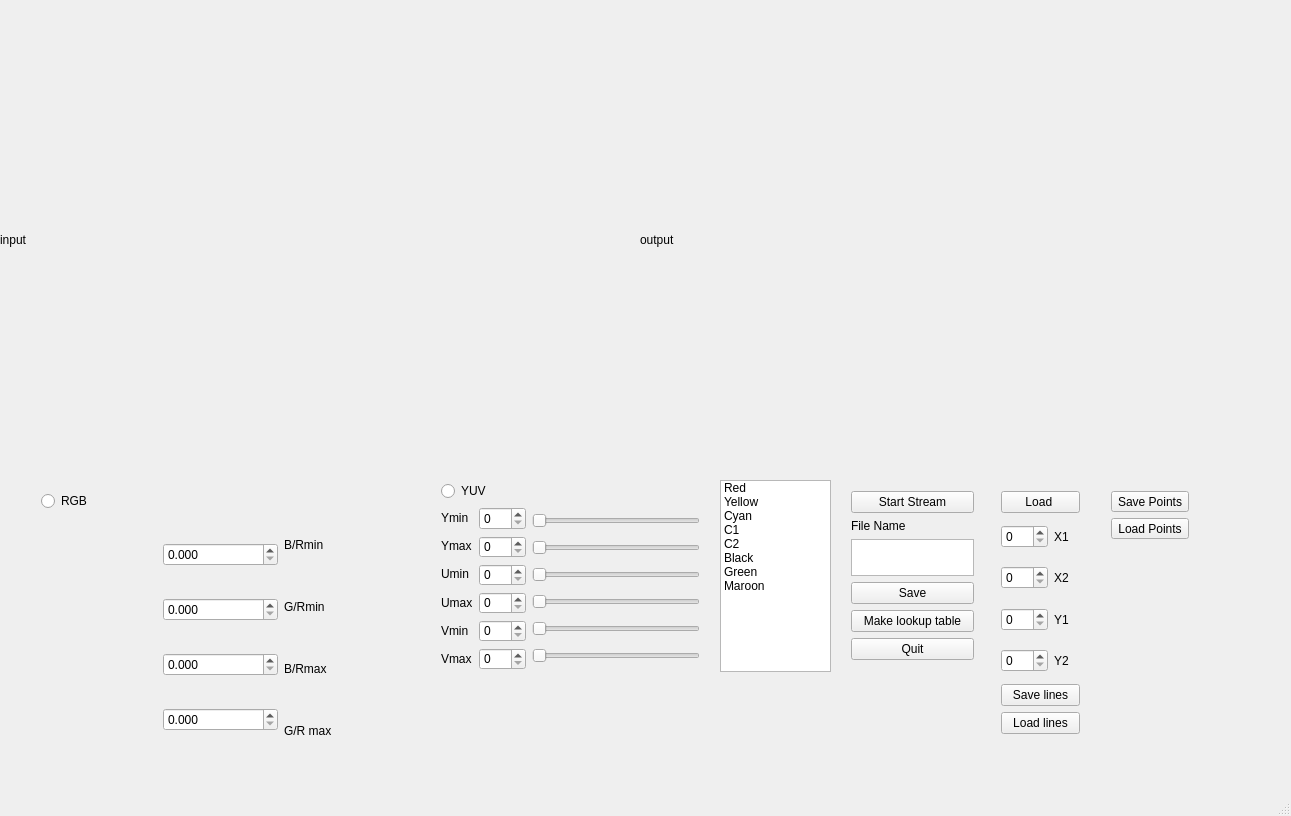
<?xml version="1.0" encoding="UTF-8"?>
<ui version="4.0">
 <class>MainWindow</class>
 <widget class="QMainWindow" name="MainWindow">
  <property name="geometry">
   <rect>
    <x>0</x>
    <y>0</y>
    <width>1291</width>
    <height>816</height>
   </rect>
  </property>
  <property name="windowTitle">
   <string>MainWindow</string>
  </property>
  <widget class="QWidget" name="centralWidget">
   <widget class="QLabel" name="mylabel1">
    <property name="geometry">
     <rect>
      <x>0</x>
      <y>0</y>
      <width>640</width>
      <height>480</height>
     </rect>
    </property>
    <property name="text">
     <string>input</string>
    </property>
   </widget>
   <widget class="QLabel" name="mylabel2">
    <property name="geometry">
     <rect>
      <x>640</x>
      <y>0</y>
      <width>640</width>
      <height>480</height>
     </rect>
    </property>
    <property name="text">
     <string>output</string>
    </property>
   </widget>
   <widget class="QListWidget" name="listWidget">
    <property name="geometry">
     <rect>
      <x>720</x>
      <y>480</y>
      <width>111</width>
      <height>192</height>
     </rect>
    </property>
    <item>
     <property name="text">
      <string>Red</string>
     </property>
    </item>
    <item>
     <property name="text">
      <string>Yellow</string>
     </property>
    </item>
    <item>
     <property name="text">
      <string>Cyan</string>
     </property>
    </item>
    <item>
     <property name="text">
      <string>C1</string>
     </property>
    </item>
    <item>
     <property name="text">
      <string>C2</string>
     </property>
    </item>
    <item>
     <property name="text">
      <string>Black</string>
     </property>
    </item>
    <item>
     <property name="text">
      <string>Green</string>
     </property>
    </item>
    <item>
     <property name="text">
      <string>Maroon</string>
     </property>
    </item>
   </widget>
   <widget class="QWidget" name="layoutWidget">
    <property name="geometry">
     <rect>
      <x>840</x>
      <y>480</y>
      <width>145</width>
      <height>191</height>
     </rect>
    </property>
    <layout class="QVBoxLayout" name="verticalLayout_9">
     <item>
      <widget class="QPushButton" name="pushButton">
       <property name="text">
        <string>Start Stream</string>
       </property>
      </widget>
     </item>
     <item>
      <widget class="QLabel" name="label_11">
       <property name="text">
        <string>File Name</string>
       </property>
      </widget>
     </item>
     <item>
      <widget class="QTextEdit" name="filename">
       <property name="html">
        <string>&lt;!DOCTYPE HTML PUBLIC &quot;-//W3C//DTD HTML 4.0//EN&quot; &quot;http://www.w3.org/TR/REC-html40/strict.dtd&quot;&gt;
&lt;html&gt;&lt;head&gt;&lt;meta name=&quot;qrichtext&quot; content=&quot;1&quot; /&gt;&lt;style type=&quot;text/css&quot;&gt;
p, li { white-space: pre-wrap; }
&lt;/style&gt;&lt;/head&gt;&lt;body style=&quot; font-family:'Cantarell'; font-size:11pt; font-weight:400; font-style:normal;&quot;&gt;
&lt;p style=&quot;-qt-paragraph-type:empty; margin-top:0px; margin-bottom:0px; margin-left:0px; margin-right:0px; -qt-block-indent:0; text-indent:0px; font-family:'Ubuntu';&quot;&gt;&lt;br /&gt;&lt;/p&gt;&lt;/body&gt;&lt;/html&gt;</string>
       </property>
      </widget>
     </item>
     <item>
      <widget class="QPushButton" name="save">
       <property name="text">
        <string>Save</string>
       </property>
      </widget>
     </item>
     <item>
      <widget class="QPushButton" name="pushButton_2">
       <property name="text">
        <string>Make lookup table</string>
       </property>
      </widget>
     </item>
     <item>
      <widget class="QPushButton" name="quit">
       <property name="text">
        <string>Quit</string>
       </property>
      </widget>
     </item>
    </layout>
   </widget>
   <widget class="QWidget" name="layoutWidget">
    <property name="geometry">
     <rect>
      <x>430</x>
      <y>470</y>
      <width>281</width>
      <height>211</height>
     </rect>
    </property>
    <layout class="QVBoxLayout" name="verticalLayout_8">
     <item>
      <widget class="QRadioButton" name="YUV">
       <property name="text">
        <string>YUV</string>
       </property>
       <attribute name="buttonGroup">
        <string notr="true">buttonGroup</string>
       </attribute>
      </widget>
     </item>
     <item>
      <layout class="QHBoxLayout" name="horizontalLayout">
       <item>
        <layout class="QVBoxLayout" name="verticalLayout_3">
         <item>
          <widget class="QLabel" name="label">
           <property name="text">
            <string>Ymin</string>
           </property>
          </widget>
         </item>
         <item>
          <widget class="QLabel" name="label_2">
           <property name="text">
            <string>Ymax</string>
           </property>
          </widget>
         </item>
         <item>
          <widget class="QLabel" name="label_3">
           <property name="text">
            <string>Umin</string>
           </property>
          </widget>
         </item>
         <item>
          <widget class="QLabel" name="label_4">
           <property name="text">
            <string>Umax</string>
           </property>
          </widget>
         </item>
         <item>
          <widget class="QLabel" name="label_5">
           <property name="text">
            <string>Vmin</string>
           </property>
          </widget>
         </item>
         <item>
          <widget class="QLabel" name="label_6">
           <property name="text">
            <string>Vmax</string>
           </property>
          </widget>
         </item>
        </layout>
       </item>
       <item>
        <layout class="QVBoxLayout" name="verticalLayout_2">
         <item>
          <widget class="QSpinBox" name="ymin">
           <property name="maximum">
            <number>255</number>
           </property>
          </widget>
         </item>
         <item>
          <widget class="QSpinBox" name="ymax">
           <property name="maximum">
            <number>255</number>
           </property>
          </widget>
         </item>
         <item>
          <widget class="QSpinBox" name="umin">
           <property name="maximum">
            <number>255</number>
           </property>
          </widget>
         </item>
         <item>
          <widget class="QSpinBox" name="umax">
           <property name="maximum">
            <number>255</number>
           </property>
          </widget>
         </item>
         <item>
          <widget class="QSpinBox" name="vmin">
           <property name="maximum">
            <number>255</number>
           </property>
          </widget>
         </item>
         <item>
          <widget class="QSpinBox" name="vmax">
           <property name="maximum">
            <number>255</number>
           </property>
          </widget>
         </item>
        </layout>
       </item>
       <item>
        <layout class="QVBoxLayout" name="verticalLayout">
         <item>
          <widget class="QSlider" name="yminslider">
           <property name="maximum">
            <number>255</number>
           </property>
           <property name="orientation">
            <enum>Qt::Horizontal</enum>
           </property>
          </widget>
         </item>
         <item>
          <widget class="QSlider" name="ymaxslider">
           <property name="maximum">
            <number>255</number>
           </property>
           <property name="orientation">
            <enum>Qt::Horizontal</enum>
           </property>
          </widget>
         </item>
         <item>
          <widget class="QSlider" name="uminslider">
           <property name="maximum">
            <number>255</number>
           </property>
           <property name="orientation">
            <enum>Qt::Horizontal</enum>
           </property>
          </widget>
         </item>
         <item>
          <widget class="QSlider" name="umaxslider">
           <property name="maximum">
            <number>255</number>
           </property>
           <property name="orientation">
            <enum>Qt::Horizontal</enum>
           </property>
          </widget>
         </item>
         <item>
          <widget class="QSlider" name="vminslider">
           <property name="maximum">
            <number>255</number>
           </property>
           <property name="orientation">
            <enum>Qt::Horizontal</enum>
           </property>
          </widget>
         </item>
         <item>
          <widget class="QSlider" name="vmaxslider">
           <property name="maximum">
            <number>255</number>
           </property>
           <property name="orientation">
            <enum>Qt::Horizontal</enum>
           </property>
          </widget>
         </item>
        </layout>
       </item>
      </layout>
     </item>
    </layout>
   </widget>
   <widget class="QWidget" name="layoutWidget">
    <property name="geometry">
     <rect>
      <x>30</x>
      <y>480</y>
      <width>381</width>
      <height>290</height>
     </rect>
    </property>
    <layout class="QVBoxLayout" name="verticalLayout_7">
     <item>
      <widget class="QRadioButton" name="RGB">
       <property name="text">
        <string>RGB</string>
       </property>
       <attribute name="buttonGroup">
        <string notr="true">buttonGroup</string>
       </attribute>
      </widget>
     </item>
     <item>
      <layout class="QHBoxLayout" name="horizontalLayout_2">
       <item>
        <layout class="QVBoxLayout" name="verticalLayout_4">
         <item>
          <widget class="QwtSlider" name="grslidermin" native="true">
           <property name="mass" stdset="0">
            <double>0.000000000000000</double>
           </property>
           <property name="borderWidth" stdset="0">
            <number>2</number>
           </property>
           <property name="spacing" stdset="0">
            <number>2</number>
           </property>
          </widget>
         </item>
         <item>
          <widget class="QwtSlider" name="grslidermax" native="true"/>
         </item>
         <item>
          <widget class="QwtSlider" name="brslidermin" native="true"/>
         </item>
         <item>
          <widget class="QwtSlider" name="brslidermax" native="true"/>
         </item>
        </layout>
       </item>
       <item>
        <layout class="QVBoxLayout" name="verticalLayout_5">
         <item>
          <widget class="QDoubleSpinBox" name="grmin">
           <property name="decimals">
            <number>3</number>
           </property>
           <property name="maximum">
            <double>5.000000000000000</double>
           </property>
           <property name="singleStep">
            <double>0.001000000000000</double>
           </property>
          </widget>
         </item>
         <item>
          <widget class="QDoubleSpinBox" name="grmax">
           <property name="decimals">
            <number>3</number>
           </property>
           <property name="maximum">
            <double>5.000000000000000</double>
           </property>
           <property name="singleStep">
            <double>0.001000000000000</double>
           </property>
          </widget>
         </item>
         <item>
          <widget class="QDoubleSpinBox" name="brmin">
           <property name="decimals">
            <number>3</number>
           </property>
           <property name="maximum">
            <double>5.000000000000000</double>
           </property>
           <property name="singleStep">
            <double>0.001000000000000</double>
           </property>
          </widget>
         </item>
         <item>
          <widget class="QDoubleSpinBox" name="brmax">
           <property name="decimals">
            <number>3</number>
           </property>
           <property name="maximum">
            <double>5.000000000000000</double>
           </property>
           <property name="singleStep">
            <double>0.001000000000000</double>
           </property>
          </widget>
         </item>
        </layout>
       </item>
       <item>
        <layout class="QVBoxLayout" name="verticalLayout_6">
         <item>
          <widget class="QLabel" name="label_9">
           <property name="text">
            <string>B/Rmin</string>
           </property>
          </widget>
         </item>
         <item>
          <widget class="QLabel" name="label_7">
           <property name="text">
            <string>G/Rmin</string>
           </property>
          </widget>
         </item>
         <item>
          <widget class="QLabel" name="label_10">
           <property name="text">
            <string>B/Rmax</string>
           </property>
          </widget>
         </item>
         <item>
          <widget class="QLabel" name="label_8">
           <property name="text">
            <string>G/R max</string>
           </property>
          </widget>
         </item>
        </layout>
       </item>
      </layout>
     </item>
    </layout>
   </widget>
   <widget class="QWidget" name="layoutWidget">
    <property name="geometry">
     <rect>
      <x>990</x>
      <y>480</y>
      <width>101</width>
      <height>265</height>
     </rect>
    </property>
    <layout class="QVBoxLayout" name="verticalLayout_12">
     <item>
      <widget class="QPushButton" name="load">
       <property name="text">
        <string>Load </string>
       </property>
      </widget>
     </item>
     <item>
      <layout class="QVBoxLayout" name="verticalLayout_11">
       <item>
        <layout class="QHBoxLayout" name="horizontalLayout_3">
         <item>
          <widget class="QSpinBox" name="spinBox_x1">
           <property name="maximum">
            <number>639</number>
           </property>
          </widget>
         </item>
         <item>
          <widget class="QLabel" name="label_12">
           <property name="text">
            <string>X1</string>
           </property>
          </widget>
         </item>
        </layout>
       </item>
       <item>
        <layout class="QHBoxLayout" name="horizontalLayout_4">
         <item>
          <widget class="QSpinBox" name="spinBox_x2">
           <property name="maximum">
            <number>639</number>
           </property>
          </widget>
         </item>
         <item>
          <widget class="QLabel" name="label_13">
           <property name="text">
            <string>X2</string>
           </property>
          </widget>
         </item>
        </layout>
       </item>
       <item>
        <layout class="QHBoxLayout" name="horizontalLayout_5">
         <item>
          <widget class="QSpinBox" name="spinBox_y1">
           <property name="maximum">
            <number>479</number>
           </property>
          </widget>
         </item>
         <item>
          <widget class="QLabel" name="label_14">
           <property name="text">
            <string>Y1</string>
           </property>
          </widget>
         </item>
        </layout>
       </item>
       <item>
        <layout class="QHBoxLayout" name="horizontalLayout_6">
         <item>
          <widget class="QSpinBox" name="spinBox_y2">
           <property name="maximum">
            <number>479</number>
           </property>
          </widget>
         </item>
         <item>
          <widget class="QLabel" name="label_15">
           <property name="text">
            <string>Y2</string>
           </property>
          </widget>
         </item>
        </layout>
       </item>
       <item>
        <widget class="QPushButton" name="pushButton_3">
         <property name="text">
          <string>Save lines</string>
         </property>
        </widget>
       </item>
       <item>
        <widget class="QPushButton" name="pushButton_4">
         <property name="text">
          <string>Load lines</string>
         </property>
        </widget>
       </item>
      </layout>
     </item>
    </layout>
   </widget>
   <widget class="QWidget" name="layoutWidget">
    <property name="geometry">
     <rect>
      <x>1100</x>
      <y>480</y>
      <width>100</width>
      <height>70</height>
     </rect>
    </property>
    <layout class="QVBoxLayout" name="verticalLayout_10">
     <item>
      <widget class="QPushButton" name="pushButton_5">
       <property name="text">
        <string>Save Points</string>
       </property>
      </widget>
     </item>
     <item>
      <widget class="QPushButton" name="pushButton_6">
       <property name="text">
        <string>Load Points</string>
       </property>
      </widget>
     </item>
    </layout>
   </widget>
   <zorder>layoutWidget</zorder>
   <zorder>layoutWidget</zorder>
   <zorder>layoutWidget</zorder>
   <zorder>layoutWidget</zorder>
   <zorder>layoutWidget</zorder>
   <zorder>mylabel1</zorder>
   <zorder>mylabel2</zorder>
   <zorder>listWidget</zorder>
   <zorder>label_4</zorder>
   <zorder>label_5</zorder>
   <zorder>label_6</zorder>
   <zorder>vmin</zorder>
   <zorder>vmax</zorder>
   <zorder>vminslider</zorder>
   <zorder>vmaxslider</zorder>
   <zorder></zorder>
   <zorder></zorder>
   <zorder>label_4</zorder>
   <zorder></zorder>
   <zorder></zorder>
   <zorder>YUV</zorder>
  </widget>
  <widget class="QMenuBar" name="menuBar">
   <property name="geometry">
    <rect>
     <x>0</x>
     <y>0</y>
     <width>1291</width>
     <height>27</height>
    </rect>
   </property>
  </widget>
  <widget class="QStatusBar" name="statusBar"/>
 </widget>
 <layoutdefault spacing="6" margin="11"/>
 <customwidgets>
  <customwidget>
   <class>QwtSlider</class>
   <extends>QWidget</extends>
   <header>qwt_slider.h</header>
  </customwidget>
 </customwidgets>
 <resources/>
 <connections>
  <connection>
   <sender>yminslider</sender>
   <signal>sliderMoved(int)</signal>
   <receiver>ymin</receiver>
   <slot>setValue(int)</slot>
   <hints>
    <hint type="sourcelabel">
     <x>719</x>
     <y>466</y>
    </hint>
    <hint type="destinationlabel">
     <x>549</x>
     <y>464</y>
    </hint>
   </hints>
  </connection>
  <connection>
   <sender>ymin</sender>
   <signal>valueChanged(int)</signal>
   <receiver>yminslider</receiver>
   <slot>setValue(int)</slot>
   <hints>
    <hint type="sourcelabel">
     <x>549</x>
     <y>464</y>
    </hint>
    <hint type="destinationlabel">
     <x>719</x>
     <y>466</y>
    </hint>
   </hints>
  </connection>
  <connection>
   <sender>ymaxslider</sender>
   <signal>sliderMoved(int)</signal>
   <receiver>ymax</receiver>
   <slot>setValue(int)</slot>
   <hints>
    <hint type="sourcelabel">
     <x>719</x>
     <y>516</y>
    </hint>
    <hint type="destinationlabel">
     <x>549</x>
     <y>514</y>
    </hint>
   </hints>
  </connection>
  <connection>
   <sender>ymax</sender>
   <signal>valueChanged(int)</signal>
   <receiver>ymaxslider</receiver>
   <slot>setValue(int)</slot>
   <hints>
    <hint type="sourcelabel">
     <x>549</x>
     <y>514</y>
    </hint>
    <hint type="destinationlabel">
     <x>719</x>
     <y>516</y>
    </hint>
   </hints>
  </connection>
  <connection>
   <sender>uminslider</sender>
   <signal>sliderMoved(int)</signal>
   <receiver>umin</receiver>
   <slot>setValue(int)</slot>
   <hints>
    <hint type="sourcelabel">
     <x>719</x>
     <y>566</y>
    </hint>
    <hint type="destinationlabel">
     <x>549</x>
     <y>564</y>
    </hint>
   </hints>
  </connection>
  <connection>
   <sender>umin</sender>
   <signal>valueChanged(int)</signal>
   <receiver>uminslider</receiver>
   <slot>setValue(int)</slot>
   <hints>
    <hint type="sourcelabel">
     <x>549</x>
     <y>564</y>
    </hint>
    <hint type="destinationlabel">
     <x>719</x>
     <y>566</y>
    </hint>
   </hints>
  </connection>
  <connection>
   <sender>vmin</sender>
   <signal>valueChanged(int)</signal>
   <receiver>vminslider</receiver>
   <slot>setValue(int)</slot>
   <hints>
    <hint type="sourcelabel">
     <x>549</x>
     <y>664</y>
    </hint>
    <hint type="destinationlabel">
     <x>719</x>
     <y>666</y>
    </hint>
   </hints>
  </connection>
  <connection>
   <sender>vminslider</sender>
   <signal>sliderMoved(int)</signal>
   <receiver>vmin</receiver>
   <slot>setValue(int)</slot>
   <hints>
    <hint type="sourcelabel">
     <x>719</x>
     <y>666</y>
    </hint>
    <hint type="destinationlabel">
     <x>549</x>
     <y>664</y>
    </hint>
   </hints>
  </connection>
  <connection>
   <sender>vmaxslider</sender>
   <signal>sliderMoved(int)</signal>
   <receiver>vmax</receiver>
   <slot>setValue(int)</slot>
   <hints>
    <hint type="sourcelabel">
     <x>719</x>
     <y>716</y>
    </hint>
    <hint type="destinationlabel">
     <x>549</x>
     <y>714</y>
    </hint>
   </hints>
  </connection>
  <connection>
   <sender>vmax</sender>
   <signal>valueChanged(int)</signal>
   <receiver>vmaxslider</receiver>
   <slot>setValue(int)</slot>
   <hints>
    <hint type="sourcelabel">
     <x>549</x>
     <y>714</y>
    </hint>
    <hint type="destinationlabel">
     <x>719</x>
     <y>716</y>
    </hint>
   </hints>
  </connection>
  <connection>
   <sender>ymin</sender>
   <signal>valueChanged(int)</signal>
   <receiver>MainWindow</receiver>
   <slot>ymin()</slot>
   <hints>
    <hint type="sourcelabel">
     <x>549</x>
     <y>464</y>
    </hint>
    <hint type="destinationlabel">
     <x>755</x>
     <y>48</y>
    </hint>
   </hints>
  </connection>
  <connection>
   <sender>ymax</sender>
   <signal>valueChanged(int)</signal>
   <receiver>MainWindow</receiver>
   <slot>ymax()</slot>
   <hints>
    <hint type="sourcelabel">
     <x>549</x>
     <y>514</y>
    </hint>
    <hint type="destinationlabel">
     <x>761</x>
     <y>121</y>
    </hint>
   </hints>
  </connection>
  <connection>
   <sender>umin</sender>
   <signal>valueChanged(int)</signal>
   <receiver>MainWindow</receiver>
   <slot>umin()</slot>
   <hints>
    <hint type="sourcelabel">
     <x>549</x>
     <y>564</y>
    </hint>
    <hint type="destinationlabel">
     <x>779</x>
     <y>177</y>
    </hint>
   </hints>
  </connection>
  <connection>
   <sender>vmin</sender>
   <signal>valueChanged(int)</signal>
   <receiver>MainWindow</receiver>
   <slot>vmin()</slot>
   <hints>
    <hint type="sourcelabel">
     <x>549</x>
     <y>664</y>
    </hint>
    <hint type="destinationlabel">
     <x>777</x>
     <y>273</y>
    </hint>
   </hints>
  </connection>
  <connection>
   <sender>vmax</sender>
   <signal>valueChanged(int)</signal>
   <receiver>MainWindow</receiver>
   <slot>vmax()</slot>
   <hints>
    <hint type="sourcelabel">
     <x>549</x>
     <y>714</y>
    </hint>
    <hint type="destinationlabel">
     <x>775</x>
     <y>379</y>
    </hint>
   </hints>
  </connection>
  <connection>
   <sender>YUV</sender>
   <signal>clicked()</signal>
   <receiver>MainWindow</receiver>
   <slot>yuvclicked()</slot>
   <hints>
    <hint type="sourcelabel">
     <x>715</x>
     <y>429</y>
    </hint>
    <hint type="destinationlabel">
     <x>814</x>
     <y>518</y>
    </hint>
   </hints>
  </connection>
  <connection>
   <sender>yminslider</sender>
   <signal>valueChanged(int)</signal>
   <receiver>ymin</receiver>
   <slot>setValue(int)</slot>
   <hints>
    <hint type="sourcelabel">
     <x>719</x>
     <y>466</y>
    </hint>
    <hint type="destinationlabel">
     <x>549</x>
     <y>464</y>
    </hint>
   </hints>
  </connection>
  <connection>
   <sender>ymaxslider</sender>
   <signal>valueChanged(int)</signal>
   <receiver>ymax</receiver>
   <slot>setValue(int)</slot>
   <hints>
    <hint type="sourcelabel">
     <x>719</x>
     <y>516</y>
    </hint>
    <hint type="destinationlabel">
     <x>549</x>
     <y>514</y>
    </hint>
   </hints>
  </connection>
  <connection>
   <sender>uminslider</sender>
   <signal>valueChanged(int)</signal>
   <receiver>umin</receiver>
   <slot>setValue(int)</slot>
   <hints>
    <hint type="sourcelabel">
     <x>719</x>
     <y>566</y>
    </hint>
    <hint type="destinationlabel">
     <x>549</x>
     <y>564</y>
    </hint>
   </hints>
  </connection>
  <connection>
   <sender>vminslider</sender>
   <signal>valueChanged(int)</signal>
   <receiver>vmin</receiver>
   <slot>setValue(int)</slot>
   <hints>
    <hint type="sourcelabel">
     <x>719</x>
     <y>666</y>
    </hint>
    <hint type="destinationlabel">
     <x>549</x>
     <y>664</y>
    </hint>
   </hints>
  </connection>
  <connection>
   <sender>vmaxslider</sender>
   <signal>valueChanged(int)</signal>
   <receiver>vmax</receiver>
   <slot>setValue(int)</slot>
   <hints>
    <hint type="sourcelabel">
     <x>719</x>
     <y>716</y>
    </hint>
    <hint type="destinationlabel">
     <x>549</x>
     <y>714</y>
    </hint>
   </hints>
  </connection>
  <connection>
   <sender>save</sender>
   <signal>clicked()</signal>
   <receiver>MainWindow</receiver>
   <slot>saveclicked()</slot>
   <hints>
    <hint type="sourcelabel">
     <x>950</x>
     <y>618</y>
    </hint>
    <hint type="destinationlabel">
     <x>827</x>
     <y>391</y>
    </hint>
   </hints>
  </connection>
  <connection>
   <sender>load</sender>
   <signal>clicked()</signal>
   <receiver>MainWindow</receiver>
   <slot>loadclicked()</slot>
   <hints>
    <hint type="sourcelabel">
     <x>995</x>
     <y>568</y>
    </hint>
    <hint type="destinationlabel">
     <x>1044</x>
     <y>415</y>
    </hint>
   </hints>
  </connection>
  <connection>
   <sender>quit</sender>
   <signal>clicked()</signal>
   <receiver>MainWindow</receiver>
   <slot>quitclicked()</slot>
   <hints>
    <hint type="sourcelabel">
     <x>950</x>
     <y>668</y>
    </hint>
    <hint type="destinationlabel">
     <x>905</x>
     <y>391</y>
    </hint>
   </hints>
  </connection>
  <connection>
   <sender>pushButton</sender>
   <signal>clicked()</signal>
   <receiver>MainWindow</receiver>
   <slot>asd()</slot>
   <hints>
    <hint type="sourcelabel">
     <x>1025</x>
     <y>434</y>
    </hint>
    <hint type="destinationlabel">
     <x>1069</x>
     <y>436</y>
    </hint>
   </hints>
  </connection>
  <connection>
   <sender>pushButton_2</sender>
   <signal>clicked()</signal>
   <receiver>MainWindow</receiver>
   <slot>lookupclicked()</slot>
   <hints>
    <hint type="sourcelabel">
     <x>977</x>
     <y>738</y>
    </hint>
    <hint type="destinationlabel">
     <x>1027</x>
     <y>762</y>
    </hint>
   </hints>
  </connection>
  <connection>
   <sender>umaxslider</sender>
   <signal>sliderMoved(int)</signal>
   <receiver>umax</receiver>
   <slot>setValue(int)</slot>
   <hints>
    <hint type="sourcelabel">
     <x>719</x>
     <y>616</y>
    </hint>
    <hint type="destinationlabel">
     <x>539</x>
     <y>614</y>
    </hint>
   </hints>
  </connection>
  <connection>
   <sender>umax</sender>
   <signal>valueChanged(int)</signal>
   <receiver>umaxslider</receiver>
   <slot>setValue(int)</slot>
   <hints>
    <hint type="sourcelabel">
     <x>539</x>
     <y>614</y>
    </hint>
    <hint type="destinationlabel">
     <x>719</x>
     <y>616</y>
    </hint>
   </hints>
  </connection>
  <connection>
   <sender>umax</sender>
   <signal>valueChanged(int)</signal>
   <receiver>MainWindow</receiver>
   <slot>umax()</slot>
   <hints>
    <hint type="sourcelabel">
     <x>539</x>
     <y>614</y>
    </hint>
    <hint type="destinationlabel">
     <x>777</x>
     <y>226</y>
    </hint>
   </hints>
  </connection>
  <connection>
   <sender>umaxslider</sender>
   <signal>valueChanged(int)</signal>
   <receiver>umax</receiver>
   <slot>setValue(int)</slot>
   <hints>
    <hint type="sourcelabel">
     <x>719</x>
     <y>616</y>
    </hint>
    <hint type="destinationlabel">
     <x>539</x>
     <y>614</y>
    </hint>
   </hints>
  </connection>
  <connection>
   <sender>grslidermax</sender>
   <signal>sliderMoved(double)</signal>
   <receiver>grmax</receiver>
   <slot>setValue(double)</slot>
   <hints>
    <hint type="sourcelabel">
     <x>230</x>
     <y>617</y>
    </hint>
    <hint type="destinationlabel">
     <x>301</x>
     <y>584</y>
    </hint>
   </hints>
  </connection>
  <connection>
   <sender>grmax</sender>
   <signal>valueChanged(double)</signal>
   <receiver>grslidermax</receiver>
   <slot>setValue(double)</slot>
   <hints>
    <hint type="sourcelabel">
     <x>301</x>
     <y>584</y>
    </hint>
    <hint type="destinationlabel">
     <x>230</x>
     <y>617</y>
    </hint>
   </hints>
  </connection>
  <connection>
   <sender>brslidermin</sender>
   <signal>sliderMoved(double)</signal>
   <receiver>brmin</receiver>
   <slot>setValue(double)</slot>
   <hints>
    <hint type="sourcelabel">
     <x>230</x>
     <y>698</y>
    </hint>
    <hint type="destinationlabel">
     <x>301</x>
     <y>654</y>
    </hint>
   </hints>
  </connection>
  <connection>
   <sender>brmin</sender>
   <signal>valueChanged(double)</signal>
   <receiver>brslidermin</receiver>
   <slot>setValue(double)</slot>
   <hints>
    <hint type="sourcelabel">
     <x>301</x>
     <y>654</y>
    </hint>
    <hint type="destinationlabel">
     <x>230</x>
     <y>698</y>
    </hint>
   </hints>
  </connection>
  <connection>
   <sender>grmin</sender>
   <signal>valueChanged(double)</signal>
   <receiver>MainWindow</receiver>
   <slot>grmin()</slot>
   <hints>
    <hint type="sourcelabel">
     <x>301</x>
     <y>504</y>
    </hint>
    <hint type="destinationlabel">
     <x>222</x>
     <y>83</y>
    </hint>
   </hints>
  </connection>
  <connection>
   <sender>grmax</sender>
   <signal>valueChanged(double)</signal>
   <receiver>MainWindow</receiver>
   <slot>grmax()</slot>
   <hints>
    <hint type="sourcelabel">
     <x>301</x>
     <y>584</y>
    </hint>
    <hint type="destinationlabel">
     <x>335</x>
     <y>53</y>
    </hint>
   </hints>
  </connection>
  <connection>
   <sender>brmin</sender>
   <signal>valueChanged(double)</signal>
   <receiver>MainWindow</receiver>
   <slot>brmin()</slot>
   <hints>
    <hint type="sourcelabel">
     <x>301</x>
     <y>654</y>
    </hint>
    <hint type="destinationlabel">
     <x>325</x>
     <y>107</y>
    </hint>
   </hints>
  </connection>
  <connection>
   <sender>brmax</sender>
   <signal>valueChanged(double)</signal>
   <receiver>brslidermax</receiver>
   <slot>setValue(double)</slot>
   <hints>
    <hint type="sourcelabel">
     <x>301</x>
     <y>714</y>
    </hint>
    <hint type="destinationlabel">
     <x>230</x>
     <y>757</y>
    </hint>
   </hints>
  </connection>
  <connection>
   <sender>brslidermax</sender>
   <signal>sliderMoved(double)</signal>
   <receiver>brmax</receiver>
   <slot>setValue(double)</slot>
   <hints>
    <hint type="sourcelabel">
     <x>230</x>
     <y>757</y>
    </hint>
    <hint type="destinationlabel">
     <x>301</x>
     <y>714</y>
    </hint>
   </hints>
  </connection>
  <connection>
   <sender>brmax</sender>
   <signal>valueChanged(double)</signal>
   <receiver>MainWindow</receiver>
   <slot>brmax()</slot>
   <hints>
    <hint type="sourcelabel">
     <x>301</x>
     <y>714</y>
    </hint>
    <hint type="destinationlabel">
     <x>224</x>
     <y>41</y>
    </hint>
   </hints>
  </connection>
  <connection>
   <sender>grmin</sender>
   <signal>valueChanged(double)</signal>
   <receiver>grslidermin</receiver>
   <slot>setValue(double)</slot>
   <hints>
    <hint type="sourcelabel">
     <x>301</x>
     <y>504</y>
    </hint>
    <hint type="destinationlabel">
     <x>230</x>
     <y>497</y>
    </hint>
   </hints>
  </connection>
  <connection>
   <sender>grslidermin</sender>
   <signal>sliderMoved(double)</signal>
   <receiver>grmin</receiver>
   <slot>setValue(double)</slot>
   <hints>
    <hint type="sourcelabel">
     <x>230</x>
     <y>497</y>
    </hint>
    <hint type="destinationlabel">
     <x>301</x>
     <y>504</y>
    </hint>
   </hints>
  </connection>
  <connection>
   <sender>RGB</sender>
   <signal>clicked()</signal>
   <receiver>MainWindow</receiver>
   <slot>rgbclicked()</slot>
   <hints>
    <hint type="sourcelabel">
     <x>155</x>
     <y>439</y>
    </hint>
    <hint type="destinationlabel">
     <x>231</x>
     <y>494</y>
    </hint>
   </hints>
  </connection>
 </connections>
 <slots>
  <slot>grmin()</slot>
  <slot>grmax()</slot>
  <slot>brmin()</slot>
  <slot>brmax()</slot>
  <slot>ymin()</slot>
  <slot>ymax()</slot>
  <slot>umin()</slot>
  <slot>umax()</slot>
  <slot>vmin()</slot>
  <slot>vmax()</slot>
  <slot>rgbclicked()</slot>
  <slot>yuvclicked()</slot>
  <slot>blackclicked()</slot>
  <slot>whiteclicked()</slot>
  <slot>redclicked()</slot>
  <slot>greenclicked()</slot>
  <slot>blueclicked()</slot>
  <slot>yellowclicked()</slot>
  <slot>saveclicked()</slot>
  <slot>quitclicked()</slot>
  <slot>loadclicked()</slot>
  <slot>asd()</slot>
  <slot>lookupclicked()</slot>
 </slots>
 <buttongroups>
  <buttongroup name="buttonGroup"/>
 </buttongroups>
</ui>
